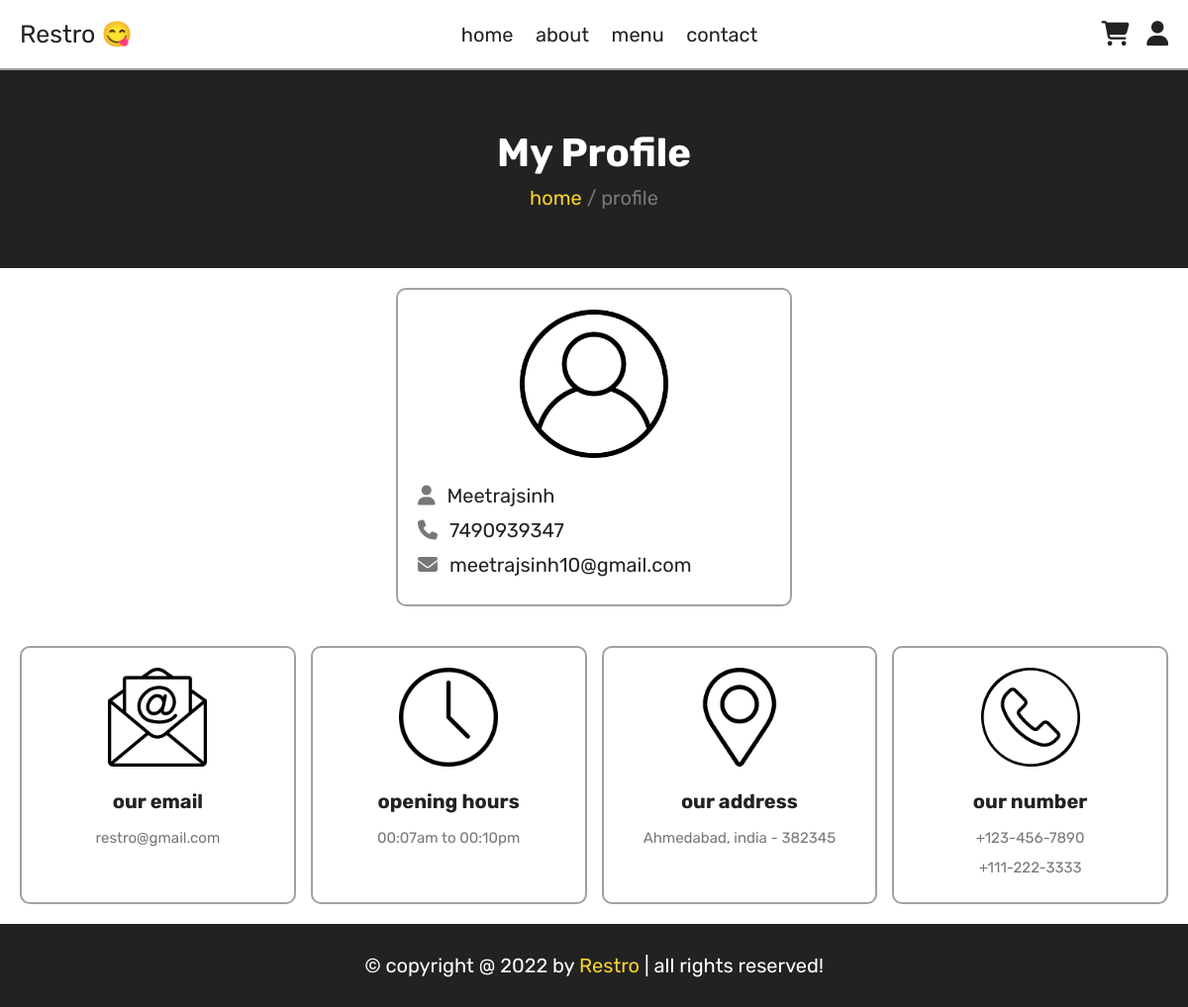
Screenshot of /profile/ (signed in) with the database file from the repository.
### User/models.py (models this page shows)
class User_Register(models.Model):
    Guest_name = models.CharField(max_length=100)
    Guest_email = models.CharField(max_length=100)
    Guest_number = models.CharField(max_length=10)
    Guest_password = models.CharField(max_length=10)

### User/views.py (the view)
# urls.py: path('profile/', views.profile, name='profile'),
def profile(request):
        username = request.session.get('username')
        if username:
                items = get_object_or_404(User_Register,Guest_name=username)
                context = {'username' : username,'number':items.Guest_number,'email':items.Guest_email}
        else:
                context = {'username': 'Guest'}
        return render(request, 'profile.html', context)

### User/templates/profile.html (shortened to what this page needs)
<!DOCTYPE html>
<html lang="en">
  <head>
    <link
      rel="stylesheet"
      href="https://cdnjs.cloudflare.com/ajax/libs/font-awesome/6.1.1/css/all.min.css"
    />
    <link rel="stylesheet" href="../static/css/style.css" />
  </head>
  <body>
    <header class="header">
      <section class="flex">
        <a href="../" class="logo">Restro 😋</a>
        <nav class="navbar">
          <a href="../">home</a>
          <a href="../about/">about</a>
          <a href="../menu/">menu</a>
          <a href="../contact/">contact</a>
        </nav>
        <div class="icons">
          {% if username != 'Guest' %}
          <a href="../cart/"><i class="fas fa-shopping-cart"></i></a>
          {% endif %}
          <div id="user-btn" class="fas fa-user"></div>
        </div>
      </section>
    </header>
    <div class="heading">
      <h3>my profile</h3>
      <p><a href="../">home </a> <span> / profile</span></p>
    </div>
    <section class="user-details">
      <div class="user">
        <img src="../static/user-icon.png" alt="" />
        <p><i class="fas fa-user"></i> <span>{{ username }}</span></p>
        <p><i class="fas fa-phone"></i> <span>{{ number }}</span></p>
        <p><i class="fas fa-envelope"></i> <span>{{ email }}</span></p>
      </div>
    </section>
    <footer class="footer">
      <section class="box-container">
        <div class="box">
          <img src="../static/email-icon.png" alt="" />
          <h3>our email</h3>
          <a href="mailto:restro@gmail.com">restro@gmail.com</a>
        </div>
        <div class="box">
          <img src="../static/clock-icon.png" alt="" />
          <h3>opening hours</h3>
          <p>00:07am to 00:10pm</p>
        </div>
        <div class="box">
          <img src="../static/map-icon.png" alt="" />
          <h3>our address</h3>
          <a href="https://www.google.com/maps">Ahmedabad, india - 382345</a>
        </div>
        <div class="box">
          <img src="../static/phone-icon.png" alt="" />
          <h3>our number</h3>
          <a href="tel:1234567890">+123-456-7890</a>
          <a href="tel:1112223333">+111-222-3333</a>
        </div>
      </section>
      <div class="credit">
        &copy; copyright @ 2022 by <span>Restro</span> | all rights reserved!
      </div>
    </footer>
  </body>
</html>

### static/CSS/style.css (style rules this page uses)
:root { --yellow: #fed330; --red: #e74c3c; --white: #fff; --black: #222; --light-color: #777; --border: 0.2rem solid rgba(128, 128, 128, 0.747); }
* { font-family: "Rubik", sans-serif; margin: 0; padding: 0; box-sizing: border-box; outline: none; border: none; text-decoration: none; transition: 0.2s linear; }
html { font-size: 62.5%; overflow-x: hidden; scroll-behavior: smooth; scroll-padding-top: 8rem; }
section { max-width: 1200px; margin: 0 auto; padding: 2rem; }
.heading { background-color: var(--black); text-align: center; display: flex; align-items: center; justify-content: center; gap: 1rem; flex-flow: column; min-height: 20rem; }
.heading h3 { font-size: 4rem; color: var(--white); text-transform: capitalize; }
.heading p a { font-size: 2rem; color: var(--yellow); }
.heading p span { font-size: 2rem; color: var(--light-color); }
.header { position: sticky; top: 0; left: 0; right: 0; z-index: 1000; border-bottom: var(--border); background-color: var(--white); }
.header .flex { display: flex; align-items: center; justify-content: space-between; position: relative; }
.header .flex .logo { font-size: 2.5rem; color: var(--black); }
.header .flex .navbar a { margin: 0 1rem; font-size: 2rem; color: var(--black); }
.header .flex .icons > * { font-size: 2.5rem; color: var(--black); margin-left: 1.5rem; cursor: pointer; }
.user-details .user { border: var(--border); padding: 2rem; max-width: 40rem; margin: 0 auto; border-radius: 1rem; }
.user-details .user img { width: 100%; height: 15rem; object-fit: contain; margin-bottom: 2rem; }
.user-details .user p { line-height: 1.5; margin-bottom: 0.5rem; font-size: 2rem; }
.user-details .user p span { color: var(--black); }
.user-details .user i { margin-right: 0.7rem; color: var(--light-color); }
.footer .box-container { display: grid; grid-template-columns: repeat(auto-fit, minmax(27rem, 1fr)); gap: 1.5rem; }
.footer .box-container .box { text-align: center; padding: 2rem; border: var(--border); border-radius: 1rem; }
.footer .box-container .box img { height: 10rem; margin-bottom: 1rem; }
.footer .box-container .box h3 { margin: 1rem 0; font-size: 2rem; color: var(--black); }
.footer .box-container .box a, .footer .box-container .box p { line-height: 2; font-size: 1.5rem; color: var(--light-color); display: block; }
.footer .credit { background-color: var(--black); text-align: center; padding: 3rem 2rem; font-size: 2rem; color: var(--white); }
.footer .credit span { color: var(--yellow); }

### rows the page displays
User_Register: Guest_name "Meetrajsinh", Guest_number "7490939347", Guest_email "meetrajsinh10@gmail.com"
